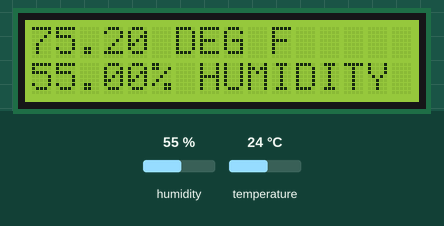
Simulated run of this sketch. Board: Arduino Uno, built with avr-gcc and run on an emulated ATmega328P. On the bench: 16×2 character LCD. Inputs (shaded band) come from the test bench; at power-on: humidity 55 %, temperature 24 °C. What the sketch prints to the serial monitor is not drawn.

Above: at 4.1 s.
4.2 s: humidity set to 22 %
At 8.0 s:
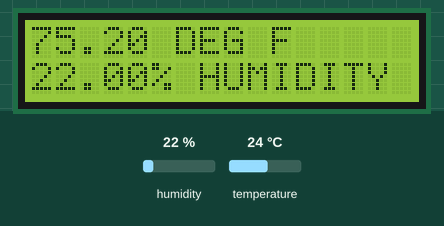
9.2 s: temperature set to 12 °C
At 11.1 s:
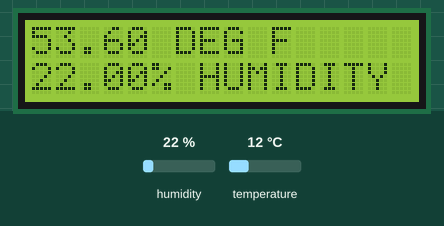
14.2 s: humidity set to 40 %
At 18.6 s:
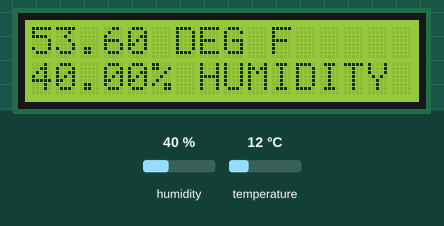
19.2 s: temperature set to 19 °C
At 21.7 s:
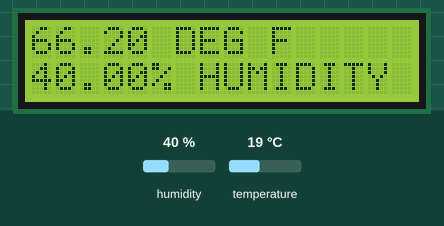
Timing chart, 0 to 23.2 s (numbered marks = the images above; inputs shaded):
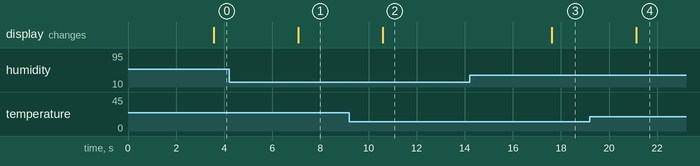

The sketch:

arduinoTempLCD.ino
```cpp
/* D Moravek
Temp logger using arduinoUNO + AM2302-DHT22 +PiZeroW
-acquire temp data using AM2302-DHT22 + arduinoUNO
-print data from UNO to 16x2 LCD
-send serial data to PiZeroW for logging

adafruit libraries used
*/
#include <DHT.h>
//#include "DHT.humidity"
#include <LiquidCrystal.h>// include the library code


#define DHTPIN 2     // what digital pin we're connected to

#define DHTTYPE DHT22   // DHT 22  (AM2302)

// Connect pin 1 (on the left) of the sensor to +5V
// NOTE: If using a board with 3.3V logic like an Arduino Due connect pin 1
// to 3.3V instead of 5V!
// Connect a 10K resistor from pin 2 (data) to pin 1 (power) of the sensor

// Initialize DHT sensor.
DHT dht(DHTPIN, DHTTYPE);

int tim = 250;  //the value of delay time
// initialize the library with the numbers of the interface pins
LiquidCrystal lcd(4, 6, 10, 11, 12, 13);


void setup()
{

  Serial.begin(9600);
  Serial.println("test");

  lcd.begin(16, 2);  // set up the LCD's number of columns and rows:

  dht.begin();
}

void loop()
{
  // Wait a few seconds between measurements.
  delay(2500);

  // Reading temperature or humidity takes about 250 milliseconds
  float humidity = dht.readHumidity();
  // Read temperature as Celsius (the default)
  float tempCelsius = dht.readTemperature();
  // Read temperature as Fahrenheit (isFahrenheit = true)
  float tempFahren = dht.readTemperature(true);

  // Check if any reads failed and exit early (to try again).
  if (isnan(humidity) || isnan(tempCelsius) || isnan(tempFahren))
  {
    Serial.println("failed to read from DHT");
    return;
  }

  // Serial.print("Humidity: ");
  // Serial.print(humidity);
  // Serial.print(" %\tempCelsius");
  // Serial.print("Temperature: ");
  // Serial.print(tempCelsius);
  // Serial.print(" *C ");
  // Serial.print(tempFahren);
  // Serial.print(" *tempFahren\n");
  Serial.println(String(tempFahren) + ',' + String(humidity));//example of serial: "80.96,50.20"
  delay(1000); //maybe not needed
  Serial.flush(); //empty transmit buffer

  lcd.clear();

  lcd.setCursor(0,0);  // set the cursor to column 15, line 0

  lcd.print(tempFahren);
  lcd.print(" DEG F");

  lcd.setCursor(0,1);  // set the cursor to column 15, line 1

  lcd.print(humidity);
  lcd.print("% HUMIDITY");
}
```

Measured:
- after the input at 4.2 s, the display: changes after 2.9 s (image 1)
- after the input at 9.2 s, the display: changes after 1.4 s (image 2)
- after the input at 14.2 s, the display: changes after 3.4 s (image 3)
- after the input at 19.2 s, the display: changes after 1.9 s (image 4)
